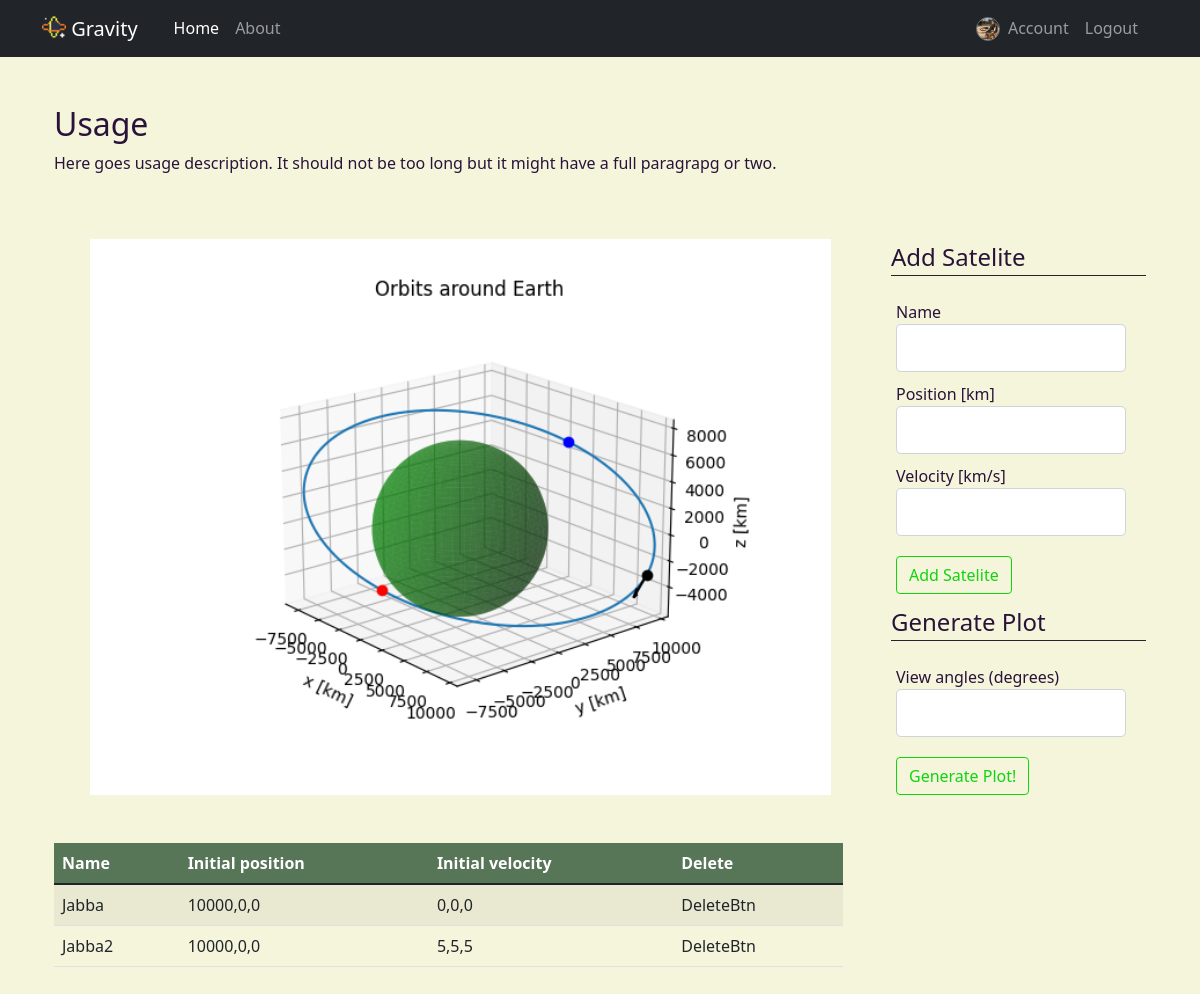
The app's page / (signed in) with its own data.
### gravity/database.py (models this page shows, shortened)
class User(db.Model, UserMixin):
    id = db.Column(db.Integer, primary_key=True)
    username = db.Column(db.String, unique=True, nullable=False)
    email = db.Column(db.String, unique=True, nullable=False)
    password = db.Column(db.String, nullable=False)
    image_file = db.Column(db.String(20), nullable=False, default='default.png')
    satelites = db.relationship('Satelite', backref='owner', lazy=True)
    plots = db.relationship('Plot', backref='author', lazy=True)

class Satelite(db.Model):
    id = db.Column(db.Integer, primary_key=True)
    name = db.Column(db.String, nullable=False, default='Satelite')
    pos_0 = db.Column(db.String, nullable=False)
    vel_0 = db.Column(db.String, nullable=False)
    user_id = db.Column(db.Integer, db.ForeignKey('user.id'), nullable=False)

### gravity/main/routes.py (the view, shortened to what this page needs)
@main.route("/home")
@main.route("/", methods=['GET', 'POST'])
def home():
    plot_image = url_for('static', filename='orbit_plots/Example_orbit.png')
    form = AddSateliteForm()
    plot_form = GeneratePlotForm()
    try:
        user_satelites = Satelite.query.filter_by(user_id=current_user.id)
    except:
        user_satelites = []
    if current_user.is_authenticated:
        if plot_form.validate_on_submit():
            v_angle = convert_to_list(plot_form.view_angles.data, target=2)
            sats = []
            for satelite in user_satelites:
                pos = convert_to_list(satelite.pos_0)
                vel = convert_to_list(satelite.vel_0)
                sats.append(Body(pos, vel, central_body=Earth))
            p_path = plot_satelites(sats, view_angle=v_angle ,save=True, filename='temp')
            p_name = save_trans_plot(p_path, random=True)
            plot_image = url_for('static', filename='orbit_plots/' + p_name)
            plot = Plot(plot_image=plot_image, user_id=current_user.id)
            db.session.add(plot)
            db.session.commit()
    return render_template('home.html', form=form, plot_form=plot_form,
                           user_satelites=user_satelites, plot_image=plot_image)

### gravity/main/forms.py (shortened to what this page needs)
class AddSateliteForm(FlaskForm):
    name = StringField('Name', validators=[DataRequired()])
    pos = StringField('Position [km]', validators=[DataRequired()])
    vel = StringField('Velocity [km/s]', validators=[DataRequired()])
    submit = SubmitField('Add Satelite')

class GeneratePlotForm(FlaskForm):
    view_angles = StringField('View angles (degrees)', validators=[DataRequired()])
    submit = SubmitField('Generate Plot!')

### gravity/database.py (called while the page is built)
@login_manager.user_loader
def load_user(user_id):
    return User.query.get(int(user_id))

### gravity/templates/home.html (shortened to what this page needs)
{% extends "layout.html" %}
{% block main%}
    <div class="container">
        <div class="row mb-5">
            <h2>Usage</h2>
            <p>Here goes usage description. It should not be too long but it might have a full paragrapg or two.</p>
        </div>
        <div class="row">
            <div class="col-sm-9">
                <div class="row d-flex justify-content-center">
                    <img class="plot-image px-5" src="{{ plot_image }}">
                </div>
                {% if current_user.is_authenticated %}
                    <div class="row">
                        <div class="row my-5">
                            <div class="table-responsive">
                                <table class="table table-striped">
                                    <thead>
                                        <tr>
                                            <th>Name</th>
                                            <th>Initial position</th>
                                            <th>Initial velocity</th>
                                            <th>Delete</th>
                                        </tr>
                                    </thead>
                                    <tbody>
                                        {% for row in user_satelites %}
                                            <tr>
                                                <td>{{ row.name }}</td>
                                                <td>{{ row.pos_0 }}</td>
                                                <td>{{ row.vel_0 }}</td>
                                                <td>DeleteBtn</td>
                                            </tr>
                                        {% endfor %}
                                    </tbody>
                                </table>
                            </div>
                        </div>
                    </div>
                {% endif %}
            </div>
            <div class="col-sm-3">
                <form method="POST" action="">
                    <fieldset class="form-group">
                        <legend class="border-bottom border-dark mb-4">Add Satelite</legend>
                        <div class="form-group">
                            {{ form.name.label(class="form-control-label") }}
                            {% if form.name.errors %}
                                {{ form.name(class="form-control form-control-lg is-invalid") }}
                                <div class="invalid-feedback">
                                    {% for error in form.name.errors %}
                                        <span>{{ error }}</span>
                                    {% endfor %}
                                </div>
                            {% else %}
                                {{ form.name(class="form-control form-control-lg") }}
                            {% endif %}
                        </div>
                        <div class="form-group">
                            {{ form.pos.label(class="form-control-label") }}
                            {% if form.pos.errors %}
                                {{ form.pos(class="form-control form-control-lg is-invalid") }}
                                <div class="invalid-feedback">
                                    {% for error in form.pos.errors %}
                                        <span>{{ error }}</span>
                                    {% endfor %}
                                </div>
                            {% else %}
                                {{ form.pos(class="form-control form-control-lg") }}
                            {% endif %}
                        </div>
                        <div class="form-group">
                            {{ form.vel.label(class="form-control-label") }}
                            {% if form.vel.errors %}
                                {{ form.vel(class="form-control form-control-lg is-invalid") }}
                                <div class="invalid-feedback">
                                    {% for error in form.vel.errors %}
                                        <span>{{ error }}</span>
                                    {% endfor %}
                                </div>
                            {% else %}
                                {{ form.vel(class="form-control form-control-lg") }}
                            {% endif %}
                        </div>
                    </fieldset>
                    <div class="form-group">
                        {{ form.submit(class="btn btn-outline-info") }}
                    </div>
                </form>
                {% if current_user.is_authenticated %}
                    <form method="POST" action="">
                        <fieldset class="form-group">
                            <legend class="border-bottom border-dark mb-4">Generate Plot</legend>
                            <div class="form-group">
                                {{ plot_form.view_angles.label(class="form-control-label") }}
                                {% if plot_form.view_angles.errors %}
                                    {{ plot_form.view_angles(class="form-control form-control-lg is-invalid") }}
                                    <div class="invalid-feedback">
                                        {% for error in plot_form.view_angles.errors %}
                                            <span>{{ error }}</span>
                                        {% endfor %}
                                    </div>
                                {% else %}
                                    {{ plot_form.view_angles(class="form-control form-control-lg") }}
                                {% endif %}
                            </div>
                        </fieldset>
                        <div class="form-group">
                            {{ plot_form.submit(class="btn btn-outline-info") }}
                        </div>
                    </form>
                {% endif %}
            </div>
        </div>
    </div>
{% endblock main %}

### gravity/templates/layout.html (shortened to what this page needs)
<!DOCTYPE html>
<html lang="en">
    <head>
        <link href="https://cdn.jsdelivr.net/npm/bootstrap@5.1.3/dist/css/bootstrap.min.css" rel="stylesheet">
        <link rel="stylesheet" href="/static/gravity.css">
    </head>
    <body>
        <header class="site-header">
            <nav class="navbar navbar-expand-sm navbar-dark bg-dark sticky-top">
                <div class="container">
                    <a class="navbar-brand" href="{{ url_for('main.home') }}">
                        <img src="/static/favicon.ico" alt="" width="24" height="24" class="d-inline-block align-text-top">
                        Gravity
                    </a>
                    <div class="collapse navbar-collapse" id="mynavbar">
                        <div class="container-fluid d-flex justify-content-between">
                            <ul class="navbar-nav">
                                <li class="nav-item">
                                    <a class="nav-link" href="{{ url_for('main.home') }}">Home</a>
                                </li>
                                <li class="nav-item">
                                    <a class="nav-link" href="{{ url_for('main.about') }}">About</a>
                                </li>
                            </ul>
                            <ul class="navbar-nav">
                                {% if current_user.is_authenticated %}
                                    <li class="nav-item">
                                        <a class="nav-link" href="{{ url_for('users.account') }}">
                                            <img src="/static/profile_pictures/{{ current_user.image_file }}" alt="" width="24" height="24" class="rounded-circle d-inline-block align-text-top border border-secondary mx-1">
                                            Account
                                        </a>
                                    </li>
                                    <li class="nav-item">
                                        <a class="nav-link" href="{{ url_for('users.logout') }}">Logout</a>
                                    </li>
                                {% endif %}
                            </ul>
                        </div>
                    </div>
                </div>
            </nav>
        </header>
        <main class="container py-5 justify-content-sm-center">
            {% block main %}{% endblock %}
        </main>
    </body>
</html>

### gravity/static/gravity.css (style rules this page uses)
:root { --btnColor: hsl(120, 85%, 45%); }
body { background-color: beige; color: hsl(275, 50%, 15%); }
a:link { color: hsl(120, 100%, 25%); }
div.form-group { margin: 10px 20px 10px 5px; }
form .btn { color: var(--btnColor); border-color: var(--btnColor); }
thead { background-color: hsl(120, 15%, 40%); color: white; }

### records on screen
User: image_file (picture)
Satelite: name "Jabba", pos_0 "10000,0,0", vel_0 "0,0,0"
Satelite: name "Jabba2", pos_0 "10000,0,0", vel_0 "5,5,5"

### other values on screen
{{ plot_form.view_angles.label(class="form-control-label") }} "View angles (degrees)"
